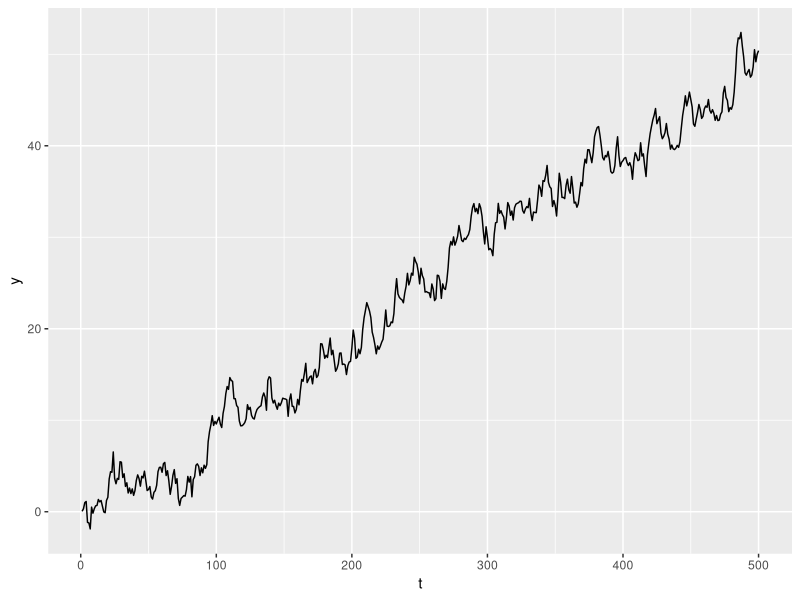
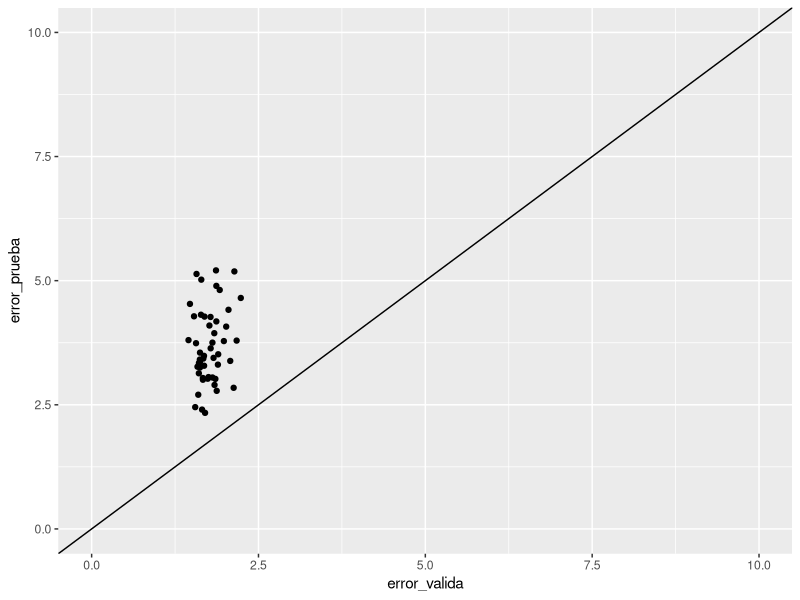
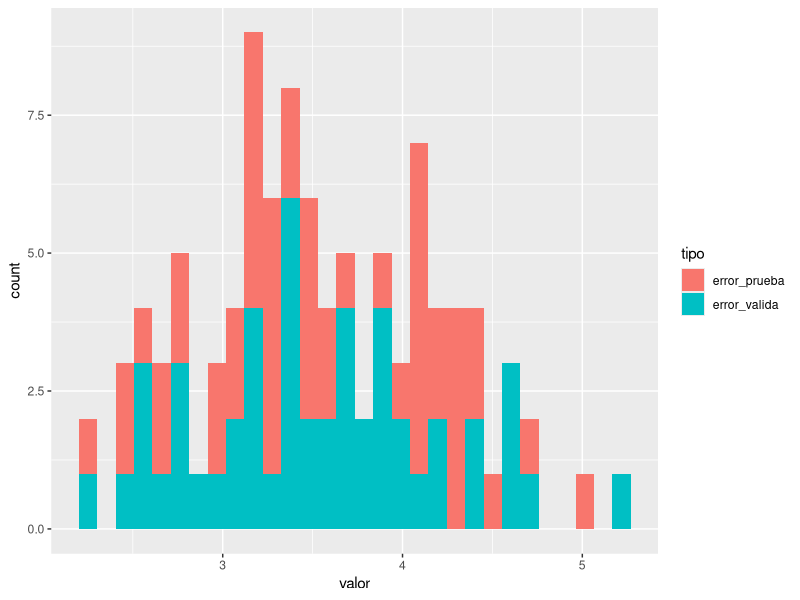
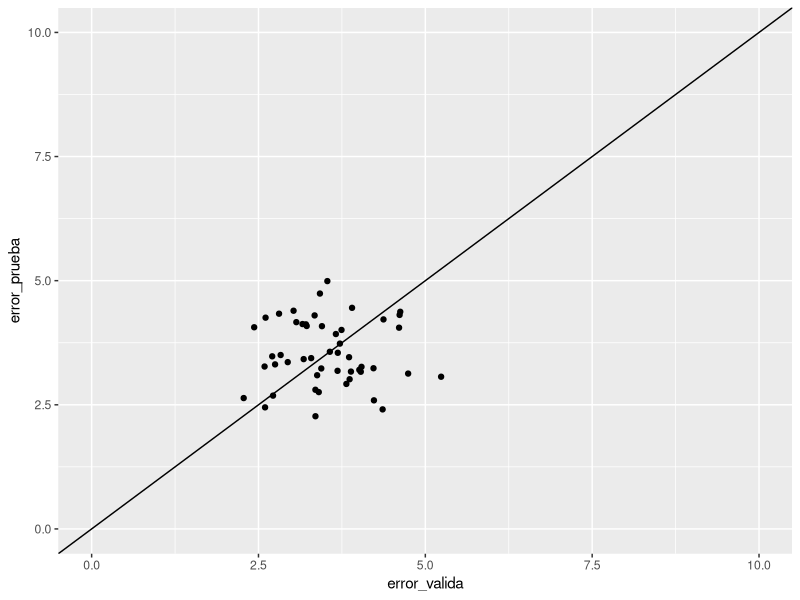
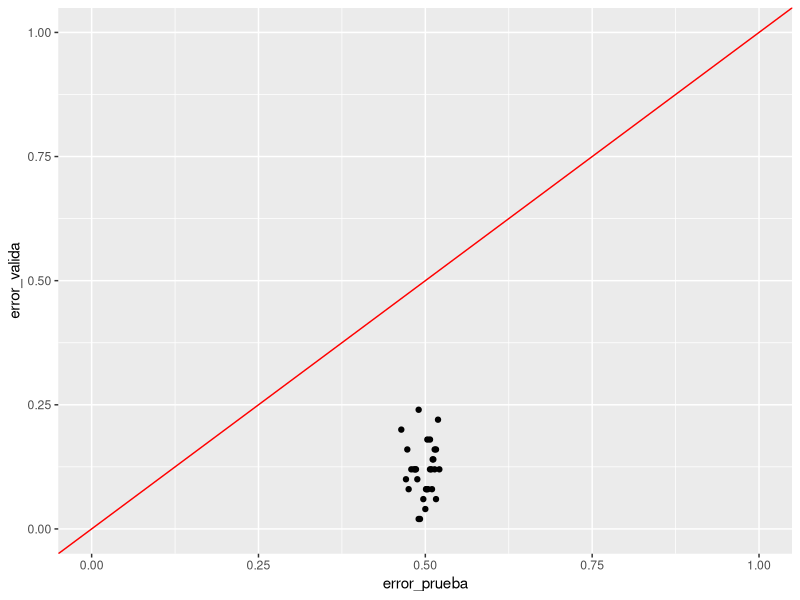
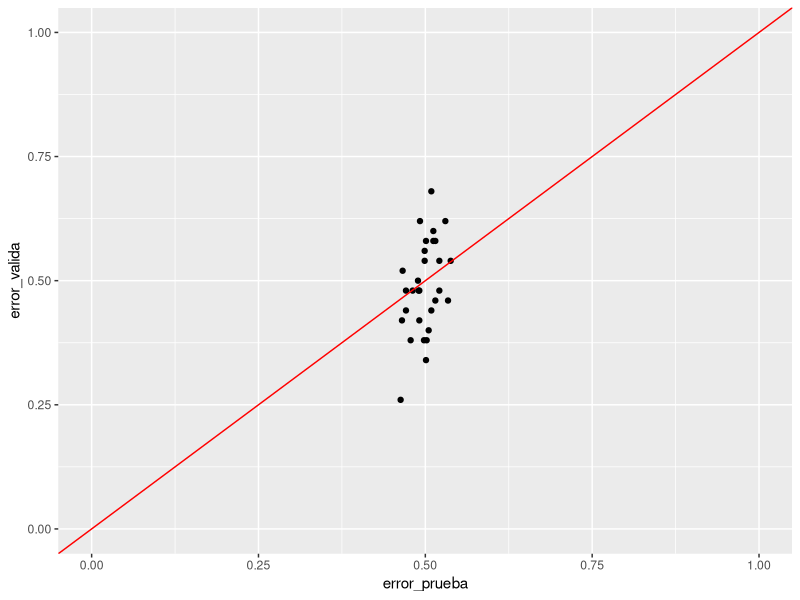

Source code (R) for these figures, in order: (Note: a time limit stopped this script after it produced the figures.)
## ---- chunk 1
library(methods)
library(randomForest)
library(tidyverse)
library(glmnet)
## ---- chunk 2
simular_datos <- function(n = 500,...){
  datos <- data_frame(t=1:n, x = rnorm(n,0,1)) 
  y <- numeric(n)
  #nivel <- numeric(n)
  #nivel[1] <- 10
  y[1] <- datos$x[1] #+ nivel[1]
  for(i in 2:n){
    #nivel[i] <-  nivel[i-1] + rnorm(1, 0, 0.1)
    #y[i] <- 0.01*i + datos$x[i] + nivel[i] + rnorm(1,0,0.05)
    y[i] <- 0.01*i + datos$x[i] + 0.9*y[i-1] + rnorm(1,0,0.05)
  }
  datos$y <- y
  datos
}
separar <- function(df, prop){
  df <- df %>% rowwise %>% mutate(tipo = ifelse(t > floor(nrow(df)*(prop[1]+prop[2])), 'prueba', 
                             sample(c('entrena','valida'),1)))
  
  split(df, df$tipo)
}

ajustar_evaluar <- function(df_split){
  mod_1 <- randomForest(y ~ x + t, data = df_split[['entrena']])
  error_valida <- sd(predict(mod_1, df_split[['valida']])-df_split[['valida']]$y)
  error_prueba <- sd(predict(mod_1, df_split[['prueba']])-df_split[['prueba']]$y)
  c(error_valida  = error_valida, error_prueba = error_prueba)
}
## ---- chunk 3
ggplot(simular_datos(), aes(x=t, y=y)) + geom_line()
## ---- chunk 4
errores <- simular_datos(500) %>% separar(prop= c(0.4,0.4,0.2)) %>% ajustar_evaluar
errores
## ---- chunk 5
reps_1 <- map(1:50, simular_datos, n = 500) %>% 
        map(separar, prop= c(0.6,0.2,0.2)) %>% 
        map(ajustar_evaluar) %>%
        transpose %>% map(unlist) %>% as_data_frame
gr_reps_1 <- reps_1 %>% mutate(rep = row_number()) %>%
  gather(tipo, valor, -rep)
ggplot(reps_1, aes(x=error_valida, y=error_prueba)) + geom_point() + geom_abline() +
  xlim(c(0,10)) + ylim(c(0,10))
## ---- chunk 6
separar_valid_futura <- function(df, prop){
  df <- df %>% rowwise %>% mutate(tipo = ifelse(t < nrow(df)*prop[1], 'entrena',
                                         ifelse(t<nrow(df)*(prop[1]+prop[2]),'valida','prueba')))
  split(df, df$tipo)
}
## ---- chunk 7
reps_2 <- map(1:50, simular_datos, n = 500) %>% 
        map(separar_valid_futura, prop= c(0.6,0.2,0.2)) %>% 
        map(ajustar_evaluar) %>%
        transpose %>% map(unlist) %>% as_data_frame
gr_reps_2 <- reps_2 %>% mutate(rep = row_number()) %>%
  gather(tipo, valor, -rep)
ggplot(gr_reps_2, aes(x=valor, group=tipo, fill=tipo)) + geom_histogram()
ggplot(reps_2, aes(x=error_valida, y=error_prueba)) + geom_point() + geom_abline() +
  xlim(c(0,10)) + ylim(c(0,10))
## ---- chunk 8
seleccion_ajuste <- function(...){
  y <- rbinom(50, 1, 0.5)
  x <- matrix(rnorm(50*500,0,1), 50, 500)
  correlaciones <- cor(x, y)
  vars_selec <- order(correlaciones, decreasing=TRUE)[1:50]
  
  est_val_cruzada <- sapply(1:10, function(i){
    x_vc <- x[-((5*i -4):(5*i)),]
    y_vc <- y[-((5*i -4):(5*i))]
    mod <- glmnet(y=y_vc, x= x_vc[,vars_selec], alpha=0, family='binomial',
                      lambda = 0.5)
    preds_p <- predict(mod, newx = x[((5*i -4):(5*i)),vars_selec])[,1]
    mean((preds_p > 0) != y[((5*i -4):(5*i))])
  })
  error_validacion <- mean(est_val_cruzada)
  modelo <- glmnet(y=y, x= x[,vars_selec], alpha=0, family='binomial',
                    lambda = 0.5)
  y_p <- rbinom(1000, 1, 0.5)
  x_p <- matrix(rnorm(1000*500,0,1), 1000, 500)
  preds_p <- predict(modelo, newx = x_p[, vars_selec])[,1]
  error_prueba <- mean((preds_p > 0) != y_p)
  c('error_valida'=error_validacion, 'error_prueba'=error_prueba)
}
seleccion_ajuste()
## ---- chunk 9
errores_selec <- map(1:30, seleccion_ajuste) %>% transpose %>% map(unlist) %>% as.data.frame
ggplot(errores_selec, aes(x=error_prueba, y=error_valida)) + geom_point() + geom_abline(colour='red') +
  xlim(c(0,1)) + ylim(c(0,1))
## ---- chunk 10
seleccion_ajuste_correcto <- function(...){
  y <- rbinom(50, 1, 0.5)
  x <- matrix(rnorm(50*500,0,1), 50, 500)
  
  est_val_cruzada <- sapply(1:10, function(i){
    x_vc <- x[-((5*i -4):(5*i)),]
    y_vc <- y[-((5*i -4):(5*i))]
    correlaciones_vc <- cor(x_vc, y_vc)
    vars_selec <- order(correlaciones_vc, decreasing=TRUE)[1:50]
    mod <- glmnet(y=y_vc, x= x_vc[,vars_selec], alpha=0, family='binomial',
                      lambda = 0.5)
    preds_p <- predict(mod, newx = x[((5*i -4):(5*i)),vars_selec])[,1]
    mean((preds_p > 0) != y[((5*i -4):(5*i))])
  })
  error_validacion <- mean(est_val_cruzada)
  y_p <- rbinom(1000, 1, 0.5)
  x_p <- matrix(rnorm(1000*500,0,1), 1000, 500)
  correlaciones <- cor(x, y)
  vars_selec <- order(correlaciones, decreasing=TRUE)[1:50]
  modelo <- glmnet(y=y, x= x[,vars_selec], alpha=0, family='binomial',
                    lambda = 0.5)
  preds_p <- predict(modelo, newx = x_p[, vars_selec])[,1]
  error_prueba <- mean((preds_p > 0) != y_p)
  c('error_valida'=error_validacion, 'error_prueba'=error_prueba)
}

## ---- chunk 11
errores_selec <- map(1:30, seleccion_ajuste_correcto) %>% transpose %>% map(unlist) %>% as.data.frame
ggplot(errores_selec, aes(x=error_prueba, y=error_valida)) + geom_point() + geom_abline(colour='red') +
  xlim(c(0,1)) + ylim(c(0,1))
## ---- chunk 12
generar_datos <- function(n = 100){
  x_1 <- rnorm(n,0,1)
  x_2 <- x_1 + rnorm(n,0,0.5)
  x_2_f <- x_2
  x_2_f[1:floor(n/2)] <- NA
  y <- x_1 + x_2 + rnorm(n,0,1)
  datos_obs <- data_frame(x_1=x_1, x_2 = x_2_f, y=y)
  datos <- data_frame(x_1=x_1, x_2 = x_2, y=y)
  list(datos_obs=datos_obs, datos_completos = datos)
}
entrena <- generar_datos(50)
valida <- generar_datos(1000)
prueba <- generar_datos(1000)
## ---- chunk 13
mod_quitar <- lm(y~x_1+x_2, data = entrena$datos_obs)
## ---- chunk 14
pred_val <- predict(mod_quitar, newdata=valida$datos_obs)
sd(pred_val-valida$datos_obs$y, na.rm=T)
## ---- chunk 15
mod_x_2 <- lm(x_2~x_1, data=entrena$datos_obs)
x_2_imp <- predict(mod_x_2, newdata=entrena$datos_obs)

## ---- chunk 16
simular_cliente <- function(id_cliente,...){
    tiempo_cliente <- rexp(1, 0.25)
    llamada <- ifelse(tiempo_cliente > 0.5 & tiempo_cliente < 1.5,
                      rbinom(1,1,0.9), 0)
    #cuántas visitas, dependen del tiempo (proceso de poisson)
    num_visitas <- 1 + rpois(1, 5*tiempo_cliente)
    #calculamos los tiempos cuando ocurrieron esos eventos
    tiempos <- runif(num_visitas-1, 0, tiempo_cliente) 
    df <- data_frame(id_cliente=id_cliente,
                    visita = 1:num_visitas, 
                     visitas = c(0,tiempos), 
                     tiempo_cliente = tiempo_cliente,
                      llamada = llamada) %>%
          arrange(visitas)
    df
}
set.seed(234)
simular_cliente(1)
## ---- chunk 17
clientes_futura <- map(1:10000, simular_cliente) %>% bind_rows
## ---- chunk 18
clientes_hoy <- filter(clientes_futura, visitas < 2)
num_visitas_hoy <- clientes_hoy %>% group_by(id_cliente) %>% 
                                    summarise(num_visitas=n())
## ---- chunk 19
clientes_1 <- filter(clientes_hoy, tiempo_cliente > 1) %>%
              mutate(abandona = tiempo_cliente < 2)
## ---- chunk 20
datos_mod <- clientes_1 %>% left_join(num_visitas_hoy)
## ---- chunk 21
set.seed(72427)
datos_mod <- datos_mod %>% group_by(id_cliente) %>%
   summarise(u = runif(1,0,1), abandona = first(abandona), num_visitas=first(num_visitas),
             llamada = first(llamada))
entrena <- filter(datos_mod, u < 0.5)
valida <- filter(datos_mod, u >= 0.5)
## ---- chunk 22
mod_1 <- glm(abandona ~ num_visitas + llamada, entrena, family = 'binomial')
summary(mod_1)
## ---- chunk 23
preds <- predict(mod_1, valida, type = 'response')
-2*mean(valida$abandona*log(preds) + (1-valida$abandona)*log(1-preds))
## ---- chunk 24
prueba <- clientes_hoy %>% filter(tiempo_cliente>=2) %>% 
                group_by(id_cliente) %>% summarise(num_visitas = length(visitas), 
                                                   tiempo_cliente = first(tiempo_cliente), 
                                                   llamada = first(llamada))
prueba$abandona <- prueba$tiempo_cliente < 3
preds <- predict(mod_1, prueba, type = 'response')
-2*mean(prueba$abandona*log(preds) + (1-prueba$abandona)*log(1-preds))
## ---- chunk 25
mod_1 <- glm(abandona ~ num_visitas , entrena, family = 'binomial')
summary(mod_1)
## ---- chunk 26
preds <- predict(mod_1, valida, type = 'response')
-2*mean(valida$abandona*log(preds) + (1-valida$abandona)*log(1-preds))
## ---- chunk 27
prueba <- clientes_hoy %>% filter(tiempo_cliente>=2) %>% 
                group_by(id_cliente) %>% summarise(num_visitas = length(visitas), 
                                                   tiempo_cliente = first(tiempo_cliente), 
                                                   llamada = first(llamada))
prueba$abandona <- prueba$tiempo_cliente < 3
preds <- predict(mod_1, prueba, type = 'response')
-2*mean(prueba$abandona*log(preds) + (1-prueba$abandona)*log(1-preds))
## ---- chunk 28
num_visitas_1 <- clientes_hoy %>% filter(visitas < 1) %>%
  group_by(id_cliente) %>% summarise(num_visitas=n())
datos_mod_2 <- clientes_1 %>% left_join(num_visitas_1)
## ---- chunk 29
set.seed(72427)
datos_mod_2 <- datos_mod_2 %>% group_by(id_cliente) %>%
   summarise(u = runif(1,0,1), abandona = first(abandona), num_visitas=first(num_visitas),
             llamada=first(llamada))
entrena_2 <- filter(datos_mod_2, u < 0.5)
valida_2 <- filter(datos_mod_2, u >= 0.5)
## ---- chunk 30
mod_2 <- glm(abandona ~num_visitas, entrena_2, family = 'binomial')
summary(mod_2)
## ---- chunk 31
preds <- predict(mod_2, valida, type = 'response')
-2*mean(valida$abandona*log(preds) + (1-valida$abandona)*log(1-preds))
## ---- chunk 32
prueba <- clientes_hoy %>% filter(tiempo_cliente>=2) %>% 
                group_by(id_cliente) %>% summarise(num_visitas = length(visitas), 
                                                   tiempo_cliente = first(tiempo_cliente),
                                                   llamada = first(llamada))
prueba$abandona <- prueba$tiempo_cliente < 3
preds <- predict(mod_2, prueba, type = 'response')
-2*mean(prueba$abandona*log(preds) + (1-prueba$abandona)*log(1-preds))
